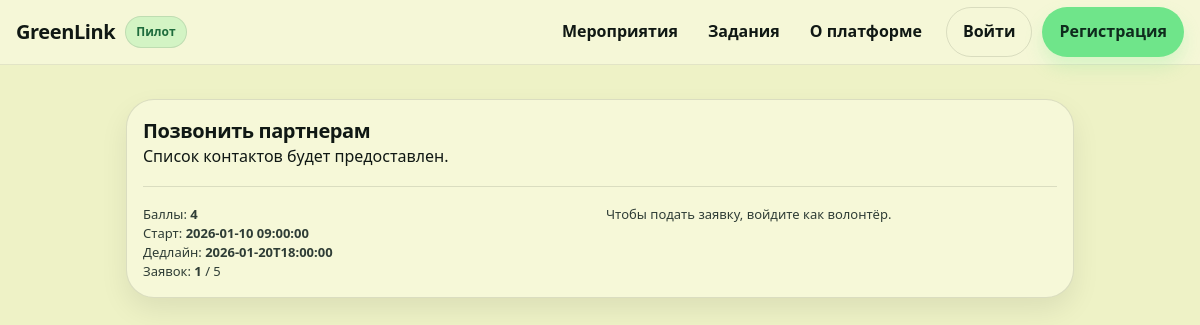
Page /tasks/2 on the committed database.
### tables this page shows
CREATE TABLE tasks (
  id INTEGER PRIMARY KEY AUTOINCREMENT,
  name TEXT NOT NULL,
  description TEXT,
  points INTEGER NOT NULL DEFAULT 0,
  start_time TEXT,
  end_time TEXT,
  max_participants INTEGER NOT NULL DEFAULT 0,
  created_by INTEGER,
  created_at TEXT NOT NULL,
  FOREIGN KEY (created_by) REFERENCES users(id)
);

### app/routes.py (the view)
@bp.route("/tasks/<int:task_id>")
def task_detail(task_id: int):
    db = get_db()
    t = db.execute("SELECT * FROM tasks WHERE id=?", (task_id,)).fetchone()
    if not t:
        flash("Задание не найдено.", "error")
        return redirect(url_for("main.tasks"))
    appl_count = db.execute(
        "SELECT COUNT(1) c FROM task_applications WHERE task_id=? AND status IN (?, ?)",
        (task_id, APP_PENDING, APP_APPROVED),
    ).fetchone()["c"]
    user = current_user()
    my_app = None
    if user:
        my_app = db.execute("SELECT * FROM task_applications WHERE task_id=? AND user_id=?", (task_id, user["id"])).fetchone()
    return render_template("task_detail.html", t=t, appl_count=appl_count, my_app=my_app)

### app/auth.py (called while the page is built)
def current_user():
    if "user_id" not in session:
        return None
    if getattr(g, "_current_user", None) is None:
        db = get_db()
        g._current_user = db.execute("SELECT * FROM users WHERE id=?", (session["user_id"],)).fetchone()
    return g._current_user

### app/db.py (called while the page is built)
def get_db():
    if "db" not in g:
        db_path = current_app.config["DB_PATH"]
        os.makedirs(os.path.dirname(os.path.abspath(db_path)), exist_ok=True)
        g.db = sqlite3.connect(db_path)
        g.db.row_factory = sqlite3.Row
        g.db.execute("PRAGMA foreign_keys = ON;")
    return g.db

### app/routes.py (called while the page is built)
@bp.context_processor
def inject_user():
    return {"current_user": current_user()}

### app/templates/task_detail.html (shortened to what this page needs)
{% extends "base.html" %}
{% block content %}
  <div class="card" style="margin-top:16px;">
    <div style="display:flex; justify-content:space-between; gap:10px; align-items:flex-start; flex-wrap:wrap;">
      <h2 style="margin:0;">{{ t.name }}</h2>
    </div>
    <div class="meta">{{ t.description or "" }}</div>
    <div class="hr"></div>
    <div class="row">
      <div>
        <div class="small">Баллы: <strong>{{ t.points }}</strong></div>
        <div class="small">Старт: <strong>{{ (t.start_time or "не указан")|replace('T',' ') }}</strong></div>
        <div class="small">Дедлайн: <strong>{{ t.end_time or "не указан" }}</strong></div>
        <div class="small">Заявок: <strong>{{ appl_count }}</strong>{% if t.max_participants %} / {{ t.max_participants }}{% endif %}</div>
      </div>
      <div>
        {% if current_user and current_user.role == 'volunteer' %}
          {% if my_app %}
            <div class="card">
              <strong>Ваша заявка</strong>
              <div class="small">Статус: {{ my_app.status }}</div>
              <div class="hr"></div>
              {% if my_app.status == 'подтверждена' %}
                <a class="btn" href="{{ url_for('main.report_task', task_id=t.id) }}">Отправить отчёт</a>
              {% else %}
                <div class="small">Отчёт доступен после подтверждения заявки.</div>
              {% endif %}
            </div>
          {% else %}
            <form method="post" action="{{ url_for('main.task_apply', task_id=t.id) }}" class="card">
              {{ csrf_field() }}
              <strong>Взять задание</strong>
              <div class="form-actions">
                <button class="btn" type="submit">Отправить заявку</button>
              </div>
            </form>
          {% endif %}
        {% else %}
          <div class="small">Чтобы подать заявку, войдите как волонтёр.</div>
        {% endif %}
      </div>
    </div>
  </div>
{% endblock %}

### app/static/style.css (style rules this page uses)
:root { --bg: #f5f7f2; --surface: #ffffff; --surface-2: #fbfcf8; --text: #142019; --muted: #4a5b50; --primary: #2f8f4e; --primary-700: #267641; --primary-50: #e9f6ee; --accent-50: #f2f6de; --border: #e4eae1; --shadow: 0 10px 24px rgba(20, 32, 25, 0.08); --radius: 12px; --radius-lg: 16px; --ring: 0 0 0 3px rgba(47,143,78,0.18); --danger: #b3261e; --danger-50: #fdecea; }
* { box-sizing:border-box; }
html,body { height:100%; }
body { margin:0; font-family: system-ui,-apple-system,"Segoe UI",Roboto,Ubuntu,Cantarell,"Noto Sans",Arial,sans-serif; color:var(--text); background: radial-gradient(1200px 680px at 10% -10%, var(--accent-50), transparent 60%), radial-gradient(1100px 650px at 90% -20%, var(--primary-50), transparent 55%), var(--bg); line-height:1.45; }
h1,h2,h3 { margin:0 0 10px 0; letter-spacing:-0.02em; }
h2 { font-size:20px; font-weight:750; }
.card { background: rgba(255,255,255,0.92); border: 1px solid var(--border); border-radius: var(--radius-lg); box-shadow: 0 8px 22px rgba(20,32,25,0.06); padding: 16px; }
.hr { height:1px; background: var(--border); margin: 18px 0; }
.row { display:flex; gap:12px; flex-wrap:wrap; }
.row > * { flex: 1 1 260px; }
.small { font-size:13px; color: var(--muted); }
:root { --bg: #eef2c6; --surface: #f6f8d8; --surface-2: #e7ebbd; --text: #101814; --muted: #2f3d36; --primary: #6fe58a; --primary-700: #2f8f4e; --primary-50: rgba(111,229,138,0.18); --border: rgba(16,24,20,0.12); --shadow: 0 12px 28px rgba(0,0,0,0.08); --radius: 18px; --radius-lg: 28px; --ring: 0 0 0 3px rgba(111,229,138,0.28); }
body { background: var(--bg); }
.card, .side-block, .side, .table-wrap { background: var(--surface); border: 1px solid var(--border); border-radius: var(--radius-lg); box-shadow: var(--shadow); }

### rows in the picture
tasks: name "Позвонить партнерам", description "Список контактов будет предоставлен.", points "4", start_time "2026-01-10 09:00:00", end_time "2026-01-20T18:00:00", max_participants "5"

### other values in the picture
{{ appl_count }} "1"
